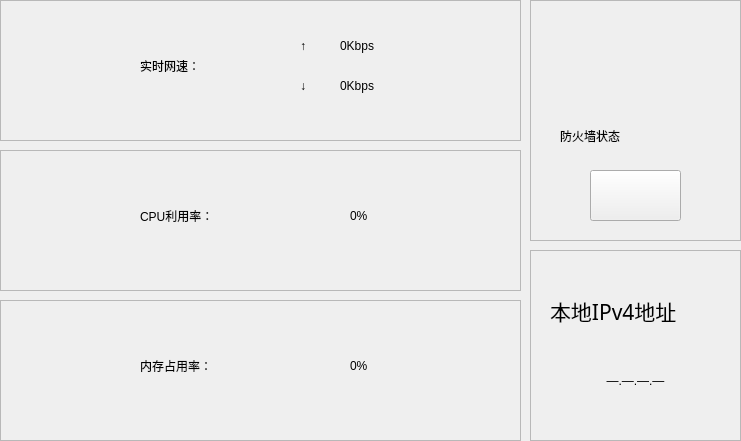
<?xml version="1.0" encoding="UTF-8"?>
<ui version="4.0">
 <class>InfoDlg</class>
 <widget class="QWidget" name="InfoDlg">
  <property name="geometry">
   <rect>
    <x>0</x>
    <y>0</y>
    <width>741</width>
    <height>441</height>
   </rect>
  </property>
  <property name="windowTitle">
   <string>Form</string>
  </property>
  <property name="styleSheet">
   <string notr="true"/>
  </property>
  <widget class="QFrame" name="frame">
   <property name="geometry">
    <rect>
     <x>0</x>
     <y>0</y>
     <width>521</width>
     <height>141</height>
    </rect>
   </property>
   <property name="styleSheet">
    <string notr="true"/>
   </property>
   <property name="frameShape">
    <enum>QFrame::StyledPanel</enum>
   </property>
   <property name="frameShadow">
    <enum>QFrame::Raised</enum>
   </property>
   <widget class="QLabel" name="label_speed">
    <property name="geometry">
     <rect>
      <x>140</x>
      <y>30</y>
      <width>151</width>
      <height>71</height>
     </rect>
    </property>
    <property name="styleSheet">
     <string notr="true"/>
    </property>
    <property name="text">
     <string>实时网速：</string>
    </property>
    <property name="scaledContents">
     <bool>false</bool>
    </property>
   </widget>
   <widget class="QLabel" name="label_upArrow">
    <property name="geometry">
     <rect>
      <x>300</x>
      <y>30</y>
      <width>21</width>
      <height>31</height>
     </rect>
    </property>
    <property name="styleSheet">
     <string notr="true"/>
    </property>
    <property name="text">
     <string>↑</string>
    </property>
   </widget>
   <widget class="QLabel" name="label_downArrow">
    <property name="geometry">
     <rect>
      <x>300</x>
      <y>70</y>
      <width>21</width>
      <height>31</height>
     </rect>
    </property>
    <property name="styleSheet">
     <string notr="true"/>
    </property>
    <property name="text">
     <string>↓</string>
    </property>
   </widget>
   <widget class="QLabel" name="label_upSpeed">
    <property name="geometry">
     <rect>
      <x>340</x>
      <y>30</y>
      <width>171</width>
      <height>31</height>
     </rect>
    </property>
    <property name="styleSheet">
     <string notr="true"/>
    </property>
    <property name="text">
     <string>0Kbps</string>
    </property>
    <property name="alignment">
     <set>Qt::AlignLeading|Qt::AlignLeft|Qt::AlignVCenter</set>
    </property>
   </widget>
   <widget class="QLabel" name="label_downSpeed">
    <property name="geometry">
     <rect>
      <x>340</x>
      <y>70</y>
      <width>171</width>
      <height>31</height>
     </rect>
    </property>
    <property name="styleSheet">
     <string notr="true"/>
    </property>
    <property name="text">
     <string>0Kbps</string>
    </property>
   </widget>
   <widget class="QLabel" name="label_9">
    <property name="geometry">
     <rect>
      <x>30</x>
      <y>40</y>
      <width>81</width>
      <height>61</height>
     </rect>
    </property>
    <property name="text">
     <string/>
    </property>
    <property name="pixmap">
     <pixmap resource="firewall.qrc">:/images/speedmonitor.png</pixmap>
    </property>
    <property name="scaledContents">
     <bool>true</bool>
    </property>
   </widget>
  </widget>
  <widget class="QFrame" name="frame_2">
   <property name="geometry">
    <rect>
     <x>0</x>
     <y>150</y>
     <width>521</width>
     <height>141</height>
    </rect>
   </property>
   <property name="styleSheet">
    <string notr="true"/>
   </property>
   <property name="frameShape">
    <enum>QFrame::StyledPanel</enum>
   </property>
   <property name="frameShadow">
    <enum>QFrame::Raised</enum>
   </property>
   <widget class="QLabel" name="label_7">
    <property name="geometry">
     <rect>
      <x>30</x>
      <y>30</y>
      <width>81</width>
      <height>81</height>
     </rect>
    </property>
    <property name="text">
     <string/>
    </property>
    <property name="pixmap">
     <pixmap resource="firewall.qrc">:/images/CPU.png</pixmap>
    </property>
    <property name="scaledContents">
     <bool>true</bool>
    </property>
   </widget>
   <widget class="QLabel" name="label_cpu">
    <property name="geometry">
     <rect>
      <x>350</x>
      <y>30</y>
      <width>151</width>
      <height>71</height>
     </rect>
    </property>
    <property name="styleSheet">
     <string notr="true"/>
    </property>
    <property name="text">
     <string>0%</string>
    </property>
   </widget>
   <widget class="QLabel" name="label_4">
    <property name="geometry">
     <rect>
      <x>140</x>
      <y>30</y>
      <width>191</width>
      <height>71</height>
     </rect>
    </property>
    <property name="styleSheet">
     <string notr="true"/>
    </property>
    <property name="text">
     <string>CPU利用率：</string>
    </property>
    <property name="scaledContents">
     <bool>false</bool>
    </property>
   </widget>
  </widget>
  <widget class="QFrame" name="frame_3">
   <property name="geometry">
    <rect>
     <x>0</x>
     <y>300</y>
     <width>521</width>
     <height>141</height>
    </rect>
   </property>
   <property name="styleSheet">
    <string notr="true"/>
   </property>
   <property name="frameShape">
    <enum>QFrame::StyledPanel</enum>
   </property>
   <property name="frameShadow">
    <enum>QFrame::Raised</enum>
   </property>
   <widget class="QLabel" name="label_8">
    <property name="geometry">
     <rect>
      <x>30</x>
      <y>30</y>
      <width>81</width>
      <height>81</height>
     </rect>
    </property>
    <property name="text">
     <string/>
    </property>
    <property name="pixmap">
     <pixmap resource="firewall.qrc">:/images/memory.png</pixmap>
    </property>
    <property name="scaledContents">
     <bool>true</bool>
    </property>
   </widget>
   <widget class="QLabel" name="label_memory">
    <property name="geometry">
     <rect>
      <x>350</x>
      <y>30</y>
      <width>151</width>
      <height>71</height>
     </rect>
    </property>
    <property name="styleSheet">
     <string notr="true"/>
    </property>
    <property name="text">
     <string>0%</string>
    </property>
   </widget>
   <widget class="QLabel" name="label_5">
    <property name="geometry">
     <rect>
      <x>140</x>
      <y>30</y>
      <width>191</width>
      <height>71</height>
     </rect>
    </property>
    <property name="styleSheet">
     <string notr="true"/>
    </property>
    <property name="text">
     <string>内存占用率：</string>
    </property>
    <property name="scaledContents">
     <bool>false</bool>
    </property>
   </widget>
  </widget>
  <widget class="QFrame" name="frame_4">
   <property name="geometry">
    <rect>
     <x>530</x>
     <y>0</y>
     <width>211</width>
     <height>241</height>
    </rect>
   </property>
   <property name="styleSheet">
    <string notr="true"/>
   </property>
   <property name="frameShape">
    <enum>QFrame::StyledPanel</enum>
   </property>
   <property name="frameShadow">
    <enum>QFrame::Raised</enum>
   </property>
   <widget class="QLabel" name="label_6">
    <property name="geometry">
     <rect>
      <x>50</x>
      <y>10</y>
      <width>111</width>
      <height>101</height>
     </rect>
    </property>
    <property name="text">
     <string/>
    </property>
    <property name="pixmap">
     <pixmap resource="firewall.qrc">:/images/firewall_off.png</pixmap>
    </property>
    <property name="scaledContents">
     <bool>true</bool>
    </property>
   </widget>
   <widget class="QLabel" name="label_11">
    <property name="geometry">
     <rect>
      <x>30</x>
      <y>110</y>
      <width>161</width>
      <height>51</height>
     </rect>
    </property>
    <property name="styleSheet">
     <string notr="true"/>
    </property>
    <property name="text">
     <string>防火墙状态</string>
    </property>
   </widget>
   <widget class="QPushButton" name="startBtn">
    <property name="geometry">
     <rect>
      <x>60</x>
      <y>170</y>
      <width>91</width>
      <height>51</height>
     </rect>
    </property>
    <property name="styleSheet">
     <string notr="true"/>
    </property>
    <property name="text">
     <string/>
    </property>
    <property name="icon">
     <iconset resource="firewall.qrc">
      <normaloff>:/images/buttonX2.png</normaloff>:/images/buttonX2.png</iconset>
    </property>
    <property name="iconSize">
     <size>
      <width>60</width>
      <height>60</height>
     </size>
    </property>
   </widget>
  </widget>
  <widget class="QFrame" name="frame_5">
   <property name="geometry">
    <rect>
     <x>530</x>
     <y>250</y>
     <width>211</width>
     <height>191</height>
    </rect>
   </property>
   <property name="styleSheet">
    <string notr="true"/>
   </property>
   <property name="frameShape">
    <enum>QFrame::StyledPanel</enum>
   </property>
   <property name="frameShadow">
    <enum>QFrame::Raised</enum>
   </property>
   <widget class="QLabel" name="label_IP">
    <property name="geometry">
     <rect>
      <x>0</x>
      <y>100</y>
      <width>211</width>
      <height>61</height>
     </rect>
    </property>
    <property name="styleSheet">
     <string notr="true"/>
    </property>
    <property name="text">
     <string>—.—.—.—</string>
    </property>
    <property name="alignment">
     <set>Qt::AlignCenter</set>
    </property>
   </widget>
   <widget class="QLabel" name="label_12">
    <property name="geometry">
     <rect>
      <x>20</x>
      <y>40</y>
      <width>171</width>
      <height>41</height>
     </rect>
    </property>
    <property name="font">
     <font>
      <family>微软雅黑</family>
      <pointsize>16</pointsize>
      <weight>50</weight>
      <italic>false</italic>
      <bold>false</bold>
     </font>
    </property>
    <property name="styleSheet">
     <string notr="true"/>
    </property>
    <property name="text">
     <string>本地IPv4地址</string>
    </property>
   </widget>
  </widget>
 </widget>
 <resources>
  <include location="firewall.qrc"/>
 </resources>
 <connections/>
</ui>
